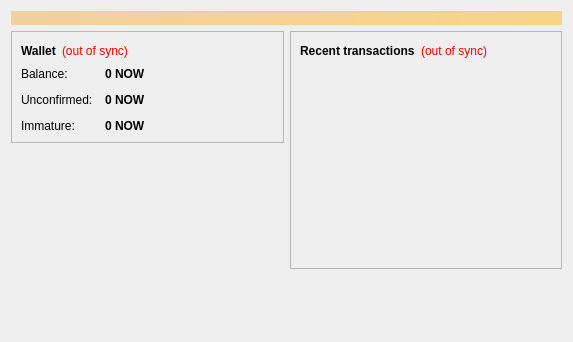
<?xml version="1.0" encoding="UTF-8"?>
<ui version="4.0">
 <class>OverviewPage</class>
 <widget class="QWidget" name="OverviewPage">
  <property name="geometry">
   <rect>
    <x>0</x>
    <y>0</y>
    <width>573</width>
    <height>342</height>
   </rect>
  </property>
  <property name="windowTitle">
   <string>Form</string>
  </property>
  <layout class="QVBoxLayout" name="topLayout">
   <item>
    <widget class="QLabel" name="labelAlerts">
     <property name="visible">
      <bool>false</bool>
     </property>
     <property name="styleSheet">
      <string notr="true">background-color: qlineargradient(x1: 0, y1: 0, x2: 1, y2: 0, stop:0 #F0D0A0, stop:1 #F8D488); color:#000000;</string>
     </property>
     <property name="wordWrap">
      <bool>true</bool>
     </property>
     <property name="margin">
      <number>3</number>
     </property>
    </widget>
   </item>
   <item>
    <layout class="QHBoxLayout" name="horizontalLayout" stretch="1,1">
     <item>
      <layout class="QVBoxLayout" name="verticalLayout_2">
       <item>
        <widget class="QFrame" name="frame">
         <property name="frameShape">
          <enum>QFrame::StyledPanel</enum>
         </property>
         <property name="frameShadow">
          <enum>QFrame::Raised</enum>
         </property>
         <layout class="QVBoxLayout" name="verticalLayout_4">
          <item>
           <layout class="QHBoxLayout" name="horizontalLayout_4">
            <item>
             <widget class="QLabel" name="label_5">
              <property name="font">
               <font>
                <weight>75</weight>
                <bold>true</bold>
               </font>
              </property>
              <property name="text">
               <string>Wallet</string>
              </property>
             </widget>
            </item>
            <item>
             <widget class="QLabel" name="labelWalletStatus">
              <property name="toolTip">
               <string>The displayed information may be out of date. Your wallet automatically synchronizes with the Litenowcoin network after a connection is established, but this process has not completed yet.</string>
              </property>
              <property name="styleSheet">
               <string notr="true">QLabel { color: red; }</string>
              </property>
              <property name="text">
               <string notr="true">(out of sync)</string>
              </property>
              <property name="alignment">
               <set>Qt::AlignLeading|Qt::AlignLeft|Qt::AlignVCenter</set>
              </property>
             </widget>
            </item>
            <item>
             <spacer name="horizontalSpacer_2">
              <property name="orientation">
               <enum>Qt::Horizontal</enum>
              </property>
              <property name="sizeHint" stdset="0">
               <size>
                <width>40</width>
                <height>20</height>
               </size>
              </property>
             </spacer>
            </item>
           </layout>
          </item>
          <item>
           <layout class="QFormLayout" name="formLayout_2">
            <property name="fieldGrowthPolicy">
             <enum>QFormLayout::AllNonFixedFieldsGrow</enum>
            </property>
            <property name="horizontalSpacing">
             <number>12</number>
            </property>
            <property name="verticalSpacing">
             <number>12</number>
            </property>
            <item row="0" column="0">
             <widget class="QLabel" name="label">
              <property name="text">
               <string>Balance:</string>
              </property>
             </widget>
            </item>
            <item row="0" column="1">
             <widget class="QLabel" name="labelBalance">
              <property name="font">
               <font>
                <weight>75</weight>
                <bold>true</bold>
               </font>
              </property>
              <property name="cursor">
               <cursorShape>IBeamCursor</cursorShape>
              </property>
              <property name="toolTip">
               <string>Your current balance</string>
              </property>
              <property name="text">
               <string notr="true">0 NOW</string>
              </property>
              <property name="textInteractionFlags">
               <set>Qt::LinksAccessibleByMouse|Qt::TextSelectableByKeyboard|Qt::TextSelectableByMouse</set>
              </property>
             </widget>
            </item>
            <item row="1" column="0">
             <widget class="QLabel" name="label_3">
              <property name="text">
               <string>Unconfirmed:</string>
              </property>
             </widget>
            </item>
            <item row="1" column="1">
             <widget class="QLabel" name="labelUnconfirmed">
              <property name="font">
               <font>
                <weight>75</weight>
                <bold>true</bold>
               </font>
              </property>
              <property name="cursor">
               <cursorShape>IBeamCursor</cursorShape>
              </property>
              <property name="toolTip">
               <string>Total of transactions that have yet to be confirmed, and do not yet count toward the current balance</string>
              </property>
              <property name="text">
               <string notr="true">0 NOW</string>
              </property>
              <property name="textInteractionFlags">
               <set>Qt::LinksAccessibleByMouse|Qt::TextSelectableByKeyboard|Qt::TextSelectableByMouse</set>
              </property>
             </widget>
            </item>
            <item row="2" column="0">
             <widget class="QLabel" name="labelImmatureText">
              <property name="text">
               <string>Immature:</string>
              </property>
             </widget>
            </item>
            <item row="2" column="1">
             <widget class="QLabel" name="labelImmature">
              <property name="font">
               <font>
                <weight>75</weight>
                <bold>true</bold>
               </font>
              </property>
              <property name="toolTip">
               <string>Mined balance that has not yet matured</string>
              </property>
              <property name="text">
               <string notr="true">0 NOW</string>
              </property>
              <property name="textInteractionFlags">
               <set>Qt::LinksAccessibleByMouse|Qt::TextSelectableByKeyboard|Qt::TextSelectableByMouse</set>
              </property>
             </widget>
            </item>
           </layout>
          </item>
         </layout>
        </widget>
       </item>
       <item>
        <spacer name="verticalSpacer">
         <property name="orientation">
          <enum>Qt::Vertical</enum>
         </property>
         <property name="sizeHint" stdset="0">
          <size>
           <width>20</width>
           <height>40</height>
          </size>
         </property>
        </spacer>
       </item>
      </layout>
     </item>
     <item>
      <layout class="QVBoxLayout" name="verticalLayout_3">
       <item>
        <widget class="QFrame" name="frame_2">
         <property name="frameShape">
          <enum>QFrame::StyledPanel</enum>
         </property>
         <property name="frameShadow">
          <enum>QFrame::Raised</enum>
         </property>
         <layout class="QVBoxLayout" name="verticalLayout">
          <item>
           <layout class="QHBoxLayout" name="horizontalLayout_2">
            <item>
             <widget class="QLabel" name="label_4">
              <property name="text">
               <string>&lt;b&gt;Recent transactions&lt;/b&gt;</string>
              </property>
             </widget>
            </item>
            <item>
             <widget class="QLabel" name="labelTransactionsStatus">
              <property name="toolTip">
               <string>The displayed information may be out of date. Your wallet automatically synchronizes with the Litenowcoin network after a connection is established, but this process has not completed yet.</string>
              </property>
              <property name="styleSheet">
               <string notr="true">QLabel { color: red; }</string>
              </property>
              <property name="text">
               <string notr="true">(out of sync)</string>
              </property>
              <property name="alignment">
               <set>Qt::AlignRight|Qt::AlignTrailing|Qt::AlignVCenter</set>
              </property>
             </widget>
            </item>
            <item>
             <spacer name="horizontalSpacer">
              <property name="orientation">
               <enum>Qt::Horizontal</enum>
              </property>
              <property name="sizeHint" stdset="0">
               <size>
                <width>40</width>
                <height>20</height>
               </size>
              </property>
             </spacer>
            </item>
           </layout>
          </item>
          <item>
           <widget class="QListView" name="listTransactions">
            <property name="styleSheet">
             <string notr="true">QListView { background: transparent; }</string>
            </property>
            <property name="frameShape">
             <enum>QFrame::NoFrame</enum>
            </property>
            <property name="verticalScrollBarPolicy">
             <enum>Qt::ScrollBarAlwaysOff</enum>
            </property>
            <property name="horizontalScrollBarPolicy">
             <enum>Qt::ScrollBarAlwaysOff</enum>
            </property>
            <property name="selectionMode">
             <enum>QAbstractItemView::NoSelection</enum>
            </property>
           </widget>
          </item>
         </layout>
        </widget>
       </item>
       <item>
        <spacer name="verticalSpacer_2">
         <property name="orientation">
          <enum>Qt::Vertical</enum>
         </property>
         <property name="sizeHint" stdset="0">
          <size>
           <width>20</width>
           <height>40</height>
          </size>
         </property>
        </spacer>
       </item>
      </layout>
     </item>
    </layout>
   </item>
  </layout>
 </widget>
 <resources/>
 <connections/>
</ui>
